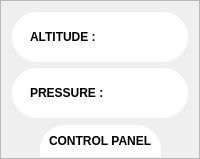
                        <widget class="QFrame" name="frame_54">
                         <property name="font">
                          <font>
                           <family>Modern No. 20</family>
                          </font>
                         </property>
                         <property name="frameShape">
                          <enum>QFrame::StyledPanel</enum>
                         </property>
                         <property name="frameShadow">
                          <enum>QFrame::Raised</enum>
                         </property>
                         <layout class="QVBoxLayout" name="verticalLayout_44">
                          <property name="bottomMargin">
                           <number>0</number>
                          </property>
                          <item>
                           <widget class="QFrame" name="frame_105">
                            <property name="styleSheet">
                             <string notr="true">border-radius: 25px;
background-color:white;</string>
                            </property>
                            <property name="frameShape">
                             <enum>QFrame::StyledPanel</enum>
                            </property>
                            <property name="frameShadow">
                             <enum>QFrame::Raised</enum>
                            </property>
                            <layout class="QHBoxLayout" name="horizontalLayout_31">
                             <item>
                              <widget class="QFrame" name="frame_113">
                               <property name="frameShape">
                                <enum>QFrame::StyledPanel</enum>
                               </property>
                               <property name="frameShadow">
                                <enum>QFrame::Raised</enum>
                               </property>
                               <layout class="QGridLayout" name="gridLayout_5">
                                <item row="0" column="0">
                                 <widget class="QLabel" name="label_27">
                                  <property name="font">
                                   <font>
                                    <pointsize>9</pointsize>
                                    <weight>75</weight>
                                    <bold>true</bold>
                                   </font>
                                  </property>
                                  <property name="text">
                                   <string>ALTITUDE :</string>
                                  </property>
                                 </widget>
                                </item>
                               </layout>
                              </widget>
                             </item>
                             <item>
                              <widget class="QFrame" name="altitudeval_2">
                               <property name="frameShape">
                                <enum>QFrame::StyledPanel</enum>
                               </property>
                               <property name="frameShadow">
                                <enum>QFrame::Raised</enum>
                               </property>
                              </widget>
                             </item>
                            </layout>
                           </widget>
                          </item>
                          <item>
                           <widget class="QFrame" name="frame_106">
                            <property name="styleSheet">
                             <string notr="true">background-color:white;
border-radius: 25px;</string>
                            </property>
                            <property name="frameShape">
                             <enum>QFrame::StyledPanel</enum>
                            </property>
                            <property name="frameShadow">
                             <enum>QFrame::Raised</enum>
                            </property>
                            <layout class="QHBoxLayout" name="horizontalLayout_30">
                             <item>
                              <widget class="QFrame" name="pressure_4">
                               <property name="frameShape">
                                <enum>QFrame::StyledPanel</enum>
                               </property>
                               <property name="frameShadow">
                                <enum>QFrame::Raised</enum>
                               </property>
                               <layout class="QGridLayout" name="gridLayout_6">
                                <item row="0" column="0">
                                 <widget class="QLabel" name="label_28">
                                  <property name="font">
                                   <font>
                                    <pointsize>9</pointsize>
                                    <weight>75</weight>
                                    <bold>true</bold>
                                   </font>
                                  </property>
                                  <property name="text">
                                   <string>PRESSURE : </string>
                                  </property>
                                 </widget>
                                </item>
                               </layout>
                              </widget>
                             </item>
                             <item>
                              <widget class="QFrame" name="pressureval">
                               <property name="frameShape">
                                <enum>QFrame::StyledPanel</enum>
                               </property>
                               <property name="frameShadow">
                                <enum>QFrame::Raised</enum>
                               </property>
                              </widget>
                             </item>
                            </layout>
                           </widget>
                          </item>
                          <item>
                           <widget class="QFrame" name="frame_107">
                            <property name="styleSheet">
                             <string notr="true">background-color:transparent;</string>
                            </property>
                            <property name="frameShape">
                             <enum>QFrame::StyledPanel</enum>
                            </property>
                            <property name="frameShadow">
                             <enum>QFrame::Raised</enum>
                            </property>
                            <layout class="QHBoxLayout" name="horizontalLayout_29" stretch="1,5,1">
                             <property name="topMargin">
                              <number>0</number>
                             </property>
                             <property name="bottomMargin">
                              <number>0</number>
                             </property>
                             <item>
                              <widget class="QFrame" name="frame_108">
                               <property name="frameShape">
                                <enum>QFrame::StyledPanel</enum>
                               </property>
                               <property name="frameShadow">
                                <enum>QFrame::Raised</enum>
                               </property>
                              </widget>
                             </item>
                             <item>
                              <widget class="QFrame" name="frame_109">
                               <property name="styleSheet">
                                <string notr="true">border-radius: 25px;
background-color: white;
border-top-left-radius:25px;
border-bottom-left-radius:0px;
border-bottom-right-radius:0px;
border-top-right-radius:25px;</string>
                               </property>
                               <property name="frameShape">
                                <enum>QFrame::StyledPanel</enum>
                               </property>
                               <property name="frameShadow">
                                <enum>QFrame::Raised</enum>
                               </property>
                               <layout class="QGridLayout" name="gridLayout_8">
                                <item row="0" column="0">
                                 <widget class="QLabel" name="label_3">
                                  <property name="font">
                                   <font>
                                    <pointsize>9</pointsize>
                                    <weight>75</weight>
                                    <bold>true</bold>
                                   </font>
                                  </property>
                                  <property name="text">
                                   <string>CONTROL PANEL</string>
                                  </property>
                                 </widget>
                                </item>
                               </layout>
                              </widget>
                             </item>
                             <item>
                              <widget class="QFrame" name="frame_110">
                               <property name="frameShape">
                                <enum>QFrame::StyledPanel</enum>
                               </property>
                               <property name="frameShadow">
                                <enum>QFrame::Raised</enum>
                               </property>
                              </widget>
                             </item>
                            </layout>
                           </widget>
                          </item>
                         </layout>
                        </widget>
